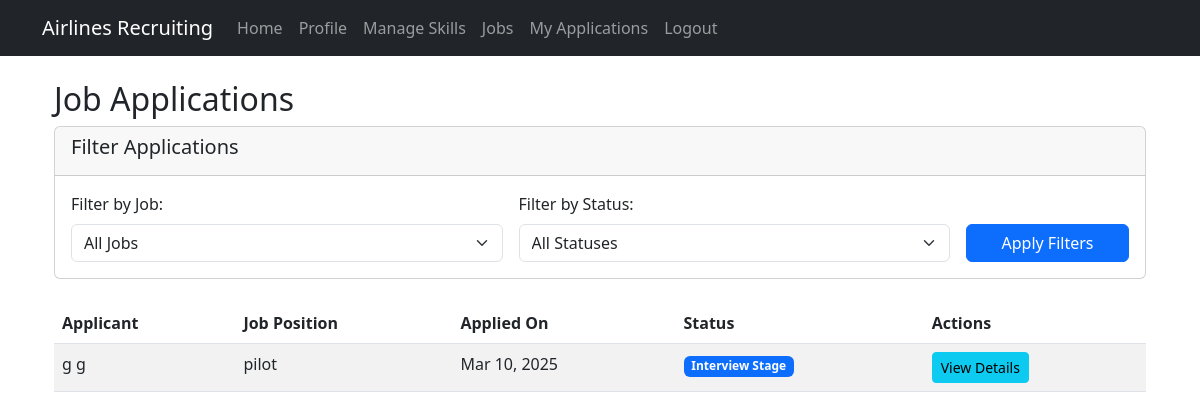
/applications/ (signed in), run on the app's committed database.
### home/models.py (models this page shows, shortened)
class JobApplication(models.Model):
    job = models.ForeignKey(JobPosting, on_delete=models.CASCADE)
    candidate = models.ForeignKey(Candidate, on_delete=models.CASCADE)
    cover_letter = models.TextField(blank=True, null=True)
    status = models.CharField(max_length=20, choices=[
        ('pending', 'Pending Review'),
        ('reviewing', 'Under Review'),
        ('interview', 'Interview Stage'),
        ('offered', 'Job Offered'),
        ('rejected', 'Application Rejected'),
        ('withdrawn', 'Application Withdrawn'),
    ], default='pending')
    applied_at = models.DateTimeField(auto_now_add=True)

class Candidate(models.Model):
    user = models.OneToOneField(User, on_delete=models.CASCADE, related_name='candidate_profile')
    resume = models.FileField(upload_to='resumes/', blank=True, null=True)
    skills = models.ManyToManyField(Skill, through='CandidateSkill')
    experience_years = models.PositiveIntegerField(default=0)
    education_institution = models.CharField(max_length=200, blank=True, null=True)
    education_degree = models.CharField(max_length=100, blank=True, null=True)
    education_field = models.CharField(max_length=100, blank=True, null=True)
    education_start_year = models.PositiveIntegerField(blank=True, null=True)
    education_end_year = models.PositiveIntegerField(blank=True, null=True)
    education_currently_studying = models.BooleanField(default=False)
    certifications = models.TextField(blank=True, null=True)

class User(AbstractUser):
    RECRUITER = 'recruiter'
    CANDIDATE = 'candidate'
    DEPARTMENT_MANAGER = 'department_manager'
    HR_COORDINATOR = 'hr_coordinator'
    ROLE_CHOICES = [
        (RECRUITER, 'Recruiter'),
        (CANDIDATE, 'Candidate'),
        (DEPARTMENT_MANAGER, 'Department Manager'),
        (HR_COORDINATOR, 'HR Coordinator'),
    ]
    role = models.CharField(max_length=20, choices=ROLE_CHOICES, default=CANDIDATE)
    phone_number = models.CharField(max_length=15, blank=True, null=True)

class JobPosting(models.Model):
    title = models.CharField(max_length=100)
    department = models.CharField(max_length=100, null=True, blank=True)
    location = models.CharField(max_length=100, null=True, blank=True)
    description = models.TextField(null=True, blank=True)
    requirements = models.TextField(null=True, blank=True)
    salary_range = models.CharField(max_length=50, blank=True, null=True)
    posted_by = models.ForeignKey(User, on_delete=models.CASCADE, related_name='job_postings', null=True)
    posted_date = models.DateTimeField(auto_now_add=True)
    deadline = models.DateTimeField(null=True, blank=True)
    is_active = models.BooleanField(default=True)

### home/views.py (the view)
# urls.py: path('applications/', views.application_list, name='application_list'),
@login_required
def application_list(request):
    if request.user.role != 'hr_coordinator' and not request.user.is_superuser:
        messages.error(request, "Access denied. HR Coordinator access required.")
        return redirect('home')
    job_id = request.GET.get('job_id')
    status = request.GET.get('status')
    applications = JobApplication.objects.select_related('job', 'candidate__user').all()
    if job_id:
        applications = applications.filter(job_id=job_id)
    if status:
        applications = applications.filter(status=status)
    applications = applications.order_by('-applied_at')
    jobs = JobPosting.objects.all()
    context = {
        'applications': applications,
        'jobs': jobs,
        'current_job_id': job_id,
        'current_status': status,
        'status_choices': JobApplication._meta.get_field('status').choices
    }
    return render(request, 'application_list.html', context)

### home/templates/application_list.html (shortened to what this page needs)
{% extends "base.html" %}
{% block content %}
<div class="container mt-4">
  <h2>Job Applications</h2>
  <div class="card mb-4">
    <div class="card-header">
      <h5>Filter Applications</h5>
    </div>
    <div class="card-body">
      <form method="GET" class="row g-3">
        <div class="col-md-5">
          <label for="job_id" class="form-label">Filter by Job:</label>
          <select name="job_id" id="job_id" class="form-select">
            <option value="">All Jobs</option>
          </select>
        </div>
        <div class="col-md-5">
          <label for="status" class="form-label">Filter by Status:</label>
          <select name="status" id="status" class="form-select">
            <option value="">All Statuses</option>
          </select>
        </div>
        <div class="col-md-2 d-flex align-items-end">
          <button type="submit" class="btn btn-primary w-100">Apply Filters</button>
        </div>
      </form>
    </div>
  </div>
  {% if applications %}
  <div class="table-responsive">
    <table class="table table-striped">
      <thead>
        <tr>
          <th>Applicant</th>
          <th>Job Position</th>
          <th>Applied On</th>
          <th>Status</th>
          <th>Actions</th>
        </tr>
      </thead>
      <tbody>
        {% for application in applications %}
        <tr>
          <td>{{ application.candidate.user.get_full_name|default:application.candidate.user.username }}</td>
          <td>{{ application.job.title }}</td>
          <td>{{ application.applied_at|date:"M d, Y" }}</td>
          <td>
            <span class="badge
              {% if application.status == 'pending' %}bg-secondary
              {% elif application.status == 'reviewing' %}bg-info
              {% elif application.status == 'interview' %}bg-primary
              {% elif application.status == 'offered' %}bg-success
              {% elif application.status == 'rejected' %}bg-danger
              {% endif %}">
              {{ application.get_status_display }}
            </span>
          </td>
          <td>
            <a href="{% url 'application_detail' application.id %}" class="btn btn-sm btn-info">View Details</a>
          </td>
        </tr>
        {% endfor %}
      </tbody>
    </table>
  </div>
  {% else %}
  <div class="alert alert-info">No applications found.</div>
  {% endif %}
</div>
{% endblock %}

### data on the page
JobApplication: candidate.user.get_full_name "g g", job "pilot", applied_at "Mar 10, 2025", status "Interview Stage"
